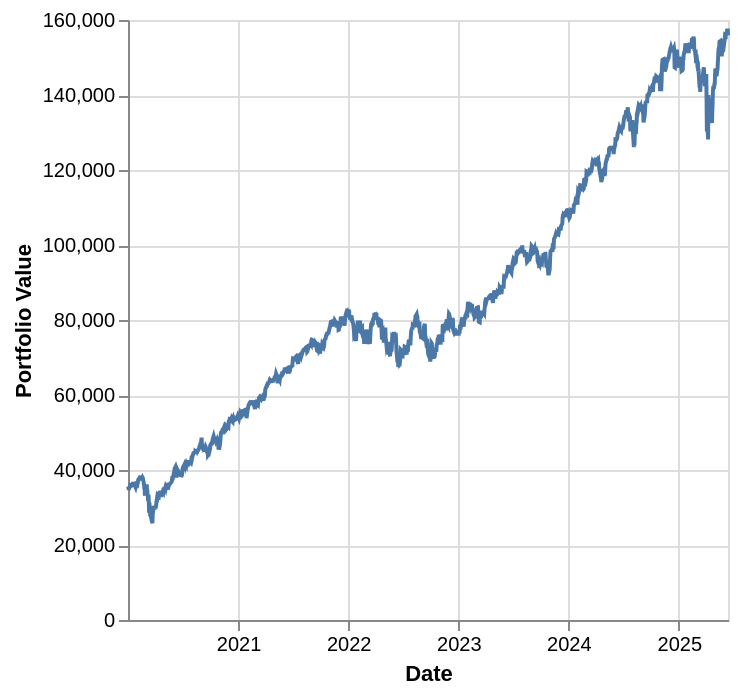

The notebook cell this image was saved under:
### Code cell
# Investment Portfolio
monthly_investment = (np.where(np.diff(snp500_hist['Date'].dt.month, prepend=1) > 0, emi, 0))
monthly_investment[0] = 130_000 * AED_USD

investment_df = pd.DataFrame()
investment_df['Date'] = snp500_hist['Date']
investment_df['Investments'] = monthly_investment
investment_df['Delta Shares'] = investment_df['Investments'] / snp500_hist['Open']
investment_df['Total Shares'] = investment_df['Delta Shares'].cumsum()
investment_df['Portfolio Value'] = investment_df['Total Shares'] * snp500_hist['Close']
investment_df['Avg Price'] = investment_df['Investments'].cumsum() / investment_df['Total Shares']
investment_df['Dividend Income'] = (investment_df['Total Shares'] * snp500_hist['Dividends']) * (1 - 0.3) # Withholding Tax 30%

alt.Chart(investment_df).mark_line().encode(
    x="Date:T",
    y="Portfolio Value:Q"
).properties(
    width='container',
    height=300
)

### Figure 1 — Vega-Lite specification as saved in the notebook (floating-point values rounded to 4 significant figures; data arrays with more than 128 entries replaced by an {"elided": "..."} marker saying what was removed)
{"config": {"view": {"continuousWidth": 300, "continuousHeight": 300}}, "data": {"name": "data-aebb50d86d4e412c338d12e15e4b04ee"}, "mark": {"type": "line"}, "encoding": {"x": {"field": "Date", "type": "temporal"}, "y": {"field": "Portfolio Value", "type": "quantitative"}}, "height": 300, "width": "container", "$schema": "https://vega.github.io/schema/vega-lite/v5.20.1.json", "datasets": {"data-aebb50d86d4e412c338d12e15e4b04ee": {"elided": "1370 records"}}}
